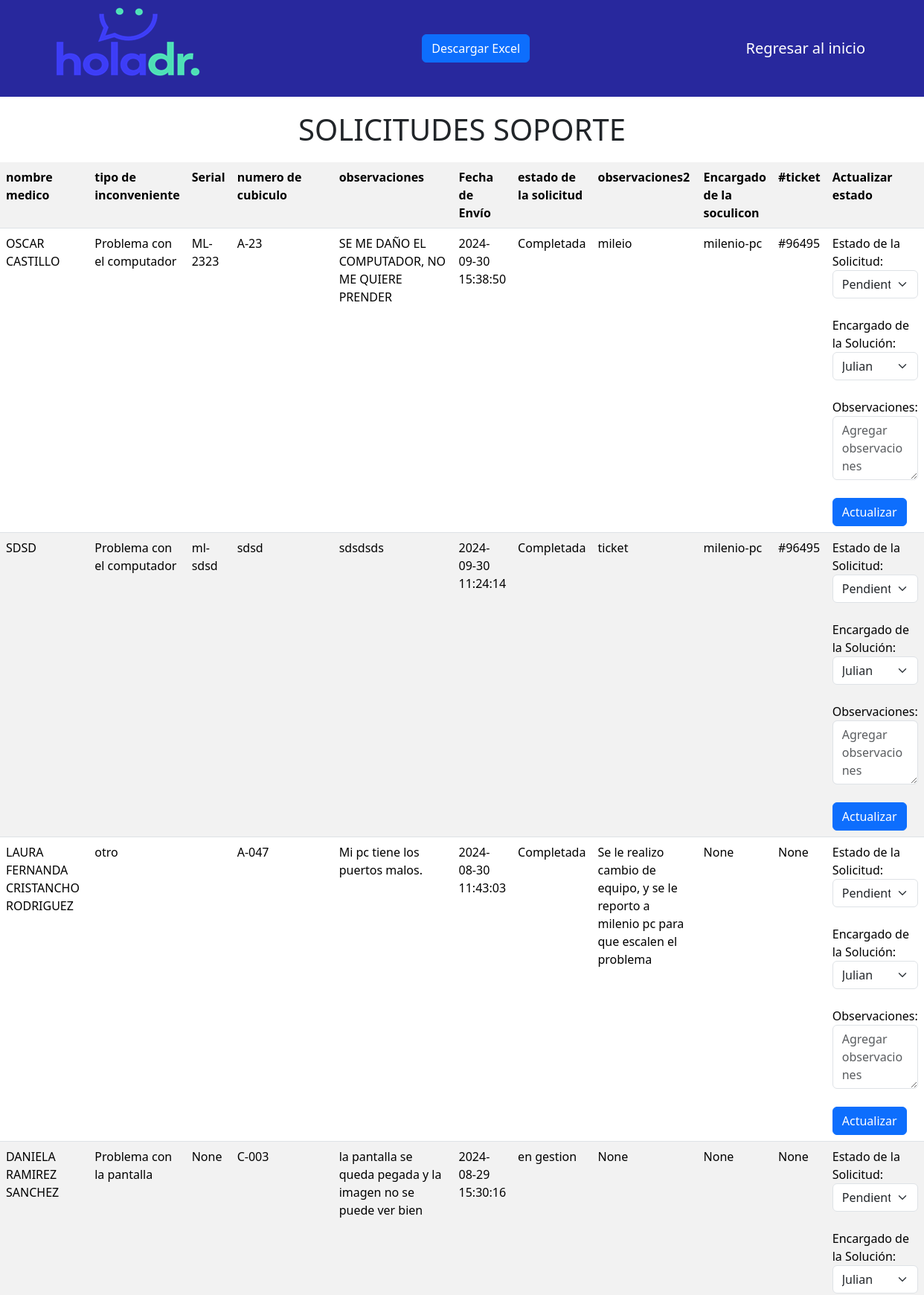
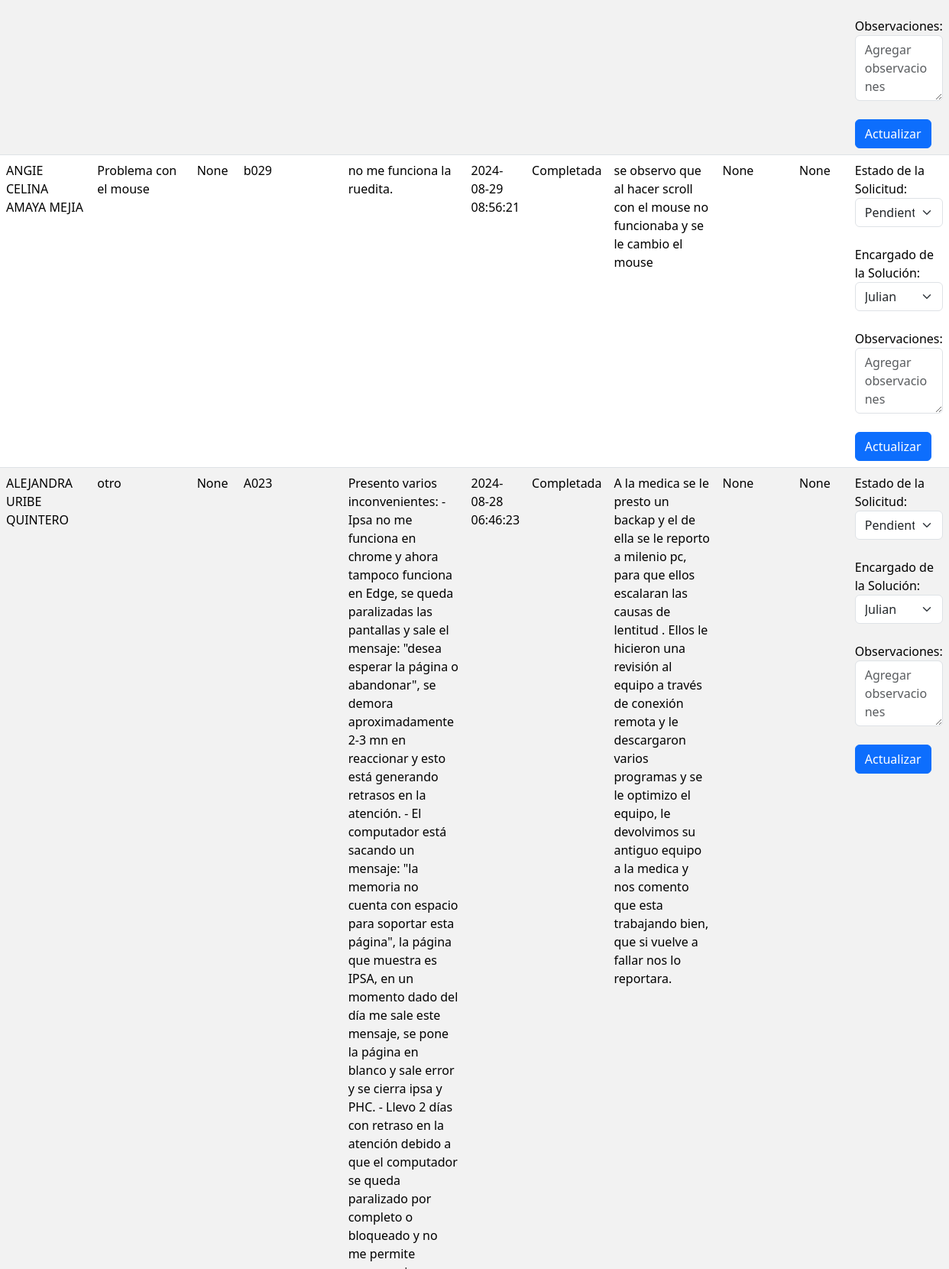
The app's page /estado_solicitud (upper part) with its own data (2 pictures, top to bottom).
### tables this page shows
CREATE TABLE "solicitar_soporte" (
	"nombres_completos"	TEXT,
	"tipo_de_inconveniente"	TEXT,
	"numero_cubiculo"	TEXT,
	"observaciones"	TEXT,
	"fecha_envio"	TEXT,
	"estado_de_solicitud"	NUMERIC,
	"observaciones2"	TEXT,
	"serial"	TEXT,
	"encargado"	TEXT,
	"ticket"	TEXT
);

### app.py (the view)
@app.route('/estado_solicitud')
def estado_solicitud1():
    conn = sqlite3.connect('registro.db')
    c = conn.cursor()
    c.execute("SELECT * FROM solicitar_soporte ORDER BY fecha_envio DESC")
    rows = c.fetchall()
    conn.close()
    return render_template('estado_solicitud.html', rows=rows)

### templates/estado_solicitud.html (shortened to what this page needs)
<!DOCTYPE html>
<html lang="es">
<head>
    <link href="https://cdn.jsdelivr.net/npm/bootstrap@5.3.3/dist/css/bootstrap.min.css" rel="stylesheet"
>
</head>
<body>
    <nav class="navbar navbar-expand-lg navbar-dark">
        <div class="container">
            <img src="/static/imagenes/logo2.png" alt="">
            <button class="btn btn-primary" onclick="window.location.href='/exportar_a_excel3'">Descargar Excel</button>
            <a class="navbar-brand" href="/admin">Regresar al inicio</a>
        </div>
    </nav>
    <main>
        <h1>SOLICITUDES SOPORTE</h1>
        <table class="table table-striped">
            <tr>
                <th>nombre medico</th>
                <th>tipo de inconveniente</th>
                <th>Serial</th>
                <th>numero de cubiculo</th>
                <th>observaciones</th>
                <th>Fecha de Envío</th>
                <th>estado de la solicitud</th>
                <th>observaciones2</th>
                <th>Encargado de la soculicon</th>
                <th>#ticket</th>
                <th>Actualizar estado</th>
            </tr>
            {% for row in rows %}
            <tr>
                <td>{{ row[0] }}</td>
                <td>{{ row[1] }}</td>
                <td>{{ row[7] }}</td>
                <td>{{ row[2] }}</td>
                <td>{{ row[3] }}</td>
                <td>{{ row[4] }}</td>
                <td>{{ row[5] }}</td>
                <td>{{ row[6] }}</td>
                <td>{{ row[8] }}</td>
                <td>{{ row[9] }}</td>
                <td>
                    <form action="/actualizar_estado2/{{ row[4] }}" method="post">
                        <label for="estado_de_solicitud">Estado de la Solicitud:</label>
                        <select name="estado_de_solicitud" class="form-select">
                            <option value="Pendiente">Pendiente</option>
                        </select>
                        <br>
                        <label for="encargado">Encargado de la Solución:</label>
                        <select name="encargado" class="form-select" id="encargado" onchange="toggleTicketField()">
                            <option value="julian">Julian</option>
                        </select>
                        <br>
                        <label for="observaciones2">Observaciones:</label>
                        <textarea name="observaciones2" class="form-control" rows="3"
                            placeholder="Agregar observaciones"></textarea>
                        <br>
                        <button type="submit" class="btn btn-primary">Actualizar</button>
                    </form>
                </td>
            </tr>
            {% endfor %}
        </table><br>
    </main>
</body>
</html>

### templates/estado_solicitud.html (style rules this page uses)
.navbar { background-color: #28289D !important; }
h1 { text-align: center; margin-top: 20px; margin-bottom: 20px; }
table { width: 100%; border-collapse: collapse; }
th, td { padding: 10px; text-align: left; }
th { background-color: #28289D; color: #FFFFFF; }
tbody tr:nth-child(even) { background-color: #f2f2f2; }

### records on screen
solicitar_soporte: nombres_completos "OSCAR CASTILLO", tipo_de_inconveniente "Problema con el computador", serial "ML-2323", numero_cubiculo "A-23", observaciones "SE ME DAÑO EL COMPUTADOR, NO ME QUIERE PRENDER", fecha_envio "2024-09-30 15:38:50", estado_de_solicitud "Completada", observaciones2 "mileio", encargado "milenio-pc", ticket "#96495"
solicitar_soporte: nombres_completos "SDSD", tipo_de_inconveniente "Problema con el computador", serial "ml-sdsd", numero_cubiculo "sdsd", observaciones "sdsdsds", fecha_envio "2024-09-30 11:24:14", estado_de_solicitud "Completada", observaciones2 "ticket", encargado "milenio-pc", ticket "#96495"
solicitar_soporte: nombres_completos "LAURA FERNANDA CRISTANCHO RODRIGUEZ", tipo_de_inconveniente "otro", numero_cubiculo "A-047", observaciones "Mi pc tiene los puertos malos.", fecha_envio "2024-08-30 11:43:03", estado_de_solicitud "Completada", observaciones2 "Se le realizo cambio de equipo, y se le reporto a milenio pc para que escalen el problema", row "None"
solicitar_soporte: nombres_completos "DANIELA RAMIREZ SANCHEZ", tipo_de_inconveniente "Problema con la pantalla", row "None", numero_cubiculo "C-003", observaciones "la pantalla se queda pegada y la imagen no se puede ver bien", fecha_envio "2024-08-29 15:30:16", estado_de_solicitud "en gestion"
solicitar_soporte: nombres_completos "ANGIE CELINA AMAYA MEJIA", tipo_de_inconveniente "Problema con el mouse", row "None", numero_cubiculo "b029", observaciones "no me funciona la ruedita.", fecha_envio "2024-08-29 08:56:21", estado_de_solicitud "Completada", observaciones2 "se observo que al hacer scroll con el mouse no funcionaba y se le cambio el mouse"
solicitar_soporte: nombres_completos "ALEJANDRA URIBE QUINTERO", tipo_de_inconveniente "otro", row "None", numero_cubiculo "A023", fecha_envio "2024-08-28 06:46:23", estado_de_solicitud "Completada", observaciones2 "A la medica se le presto un backap y el de ella se le reporto a milenio pc, para que ellos escalaran las causas de lentitud . Ellos le hicieron una revisión al equipo a través de conexión remota y le descargaron varios programas y se le optimizo el equipo, le devolvimos su antiguo equipo a la medica y nos comento que esta trabajando bien, que si vuelve a fallar nos lo reportara."
